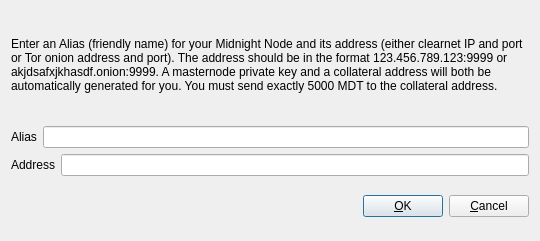
<?xml version="1.0" encoding="UTF-8"?>
<ui version="4.0">
 <class>AddEditAdrenalineNode</class>
 <widget class="QDialog" name="AddEditAdrenalineNode">
  <property name="geometry">
   <rect>
    <x>0</x>
    <y>0</y>
    <width>540</width>
    <height>241</height>
   </rect>
  </property>
  <property name="windowTitle">
   <string>Add/Edit Midnight Node</string>
  </property>
  <property name="modal">
   <bool>true</bool>
  </property>
  <layout class="QVBoxLayout" name="verticalLayout">
   <item>
    <layout class="QVBoxLayout" name="verticalLayout_2">
     <property name="topMargin">
      <number>0</number>
     </property>
     <property name="bottomMargin">
      <number>0</number>
     </property>
     <item>
      <widget class="QLabel" name="label_3">
       <property name="sizePolicy">
        <sizepolicy hsizetype="Preferred" vsizetype="Expanding">
         <horstretch>0</horstretch>
         <verstretch>0</verstretch>
        </sizepolicy>
       </property>
       <property name="text">
        <string>&lt;html&gt;&lt;head/&gt;&lt;body&gt;&lt;p&gt;Enter an Alias (friendly name) for your Midnight Node and its address (either clearnet IP and port or Tor onion address and port). The address should be in the format 123.456.789.123:9999 or akjdsafxjkhasdf.onion:9999. A masternode private key and a collateral address will both be automatically generated for you. You must send exactly 5000 MDT to the collateral address.&lt;/p&gt;&lt;/body&gt;&lt;/html&gt;</string>
       </property>
       <property name="wordWrap">
        <bool>true</bool>
       </property>
      </widget>
     </item>
     <item>
      <layout class="QHBoxLayout" name="horizontalLayout">
       <property name="bottomMargin">
        <number>0</number>
       </property>
       <item>
        <widget class="QLabel" name="label">
         <property name="text">
          <string>Alias</string>
         </property>
        </widget>
       </item>
       <item>
        <widget class="QLineEdit" name="aliasLineEdit"/>
       </item>
      </layout>
     </item>
     <item>
      <layout class="QHBoxLayout" name="horizontalLayout_2">
       <property name="bottomMargin">
        <number>0</number>
       </property>
       <item>
        <widget class="QLabel" name="label_2">
         <property name="text">
          <string>Address</string>
         </property>
        </widget>
       </item>
       <item>
        <widget class="QLineEdit" name="addressLineEdit"/>
       </item>
      </layout>
     </item>
     <item>
      <layout class="QHBoxLayout" name="horizontalLayout_3">
       <property name="bottomMargin">
        <number>0</number>
       </property>
      </layout>
     </item>
    </layout>
   </item>
   <item>
    <layout class="QHBoxLayout" name="horizontalLayout_Buttons">
     <item>
      <spacer name="horizontalSpacer_1">
       <property name="orientation">
        <enum>Qt::Horizontal</enum>
       </property>
       <property name="sizeHint" stdset="0">
        <size>
         <width>40</width>
         <height>48</height>
        </size>
       </property>
      </spacer>
     </item>
     <item>
      <widget class="QLabel" name="statusLabel">
       <property name="font">
        <font>
         <weight>75</weight>
         <bold>true</bold>
        </font>
       </property>
       <property name="text">
        <string/>
       </property>
       <property name="textFormat">
        <enum>Qt::PlainText</enum>
       </property>
       <property name="wordWrap">
        <bool>true</bool>
       </property>
      </widget>
     </item>
     <item>
      <spacer name="horizontalSpacer_2">
       <property name="orientation">
        <enum>Qt::Horizontal</enum>
       </property>
       <property name="sizeHint" stdset="0">
        <size>
         <width>40</width>
         <height>48</height>
        </size>
       </property>
      </spacer>
     </item>
     <item>
      <widget class="QPushButton" name="okButton">
       <property name="text">
        <string>&amp;OK</string>
       </property>
      </widget>
     </item>
     <item>
      <widget class="QPushButton" name="cancelButton">
       <property name="text">
        <string>&amp;Cancel</string>
       </property>
       <property name="autoDefault">
        <bool>false</bool>
       </property>
      </widget>
     </item>
    </layout>
   </item>
  </layout>
 </widget>
 <resources/>
 <connections/>
</ui>
